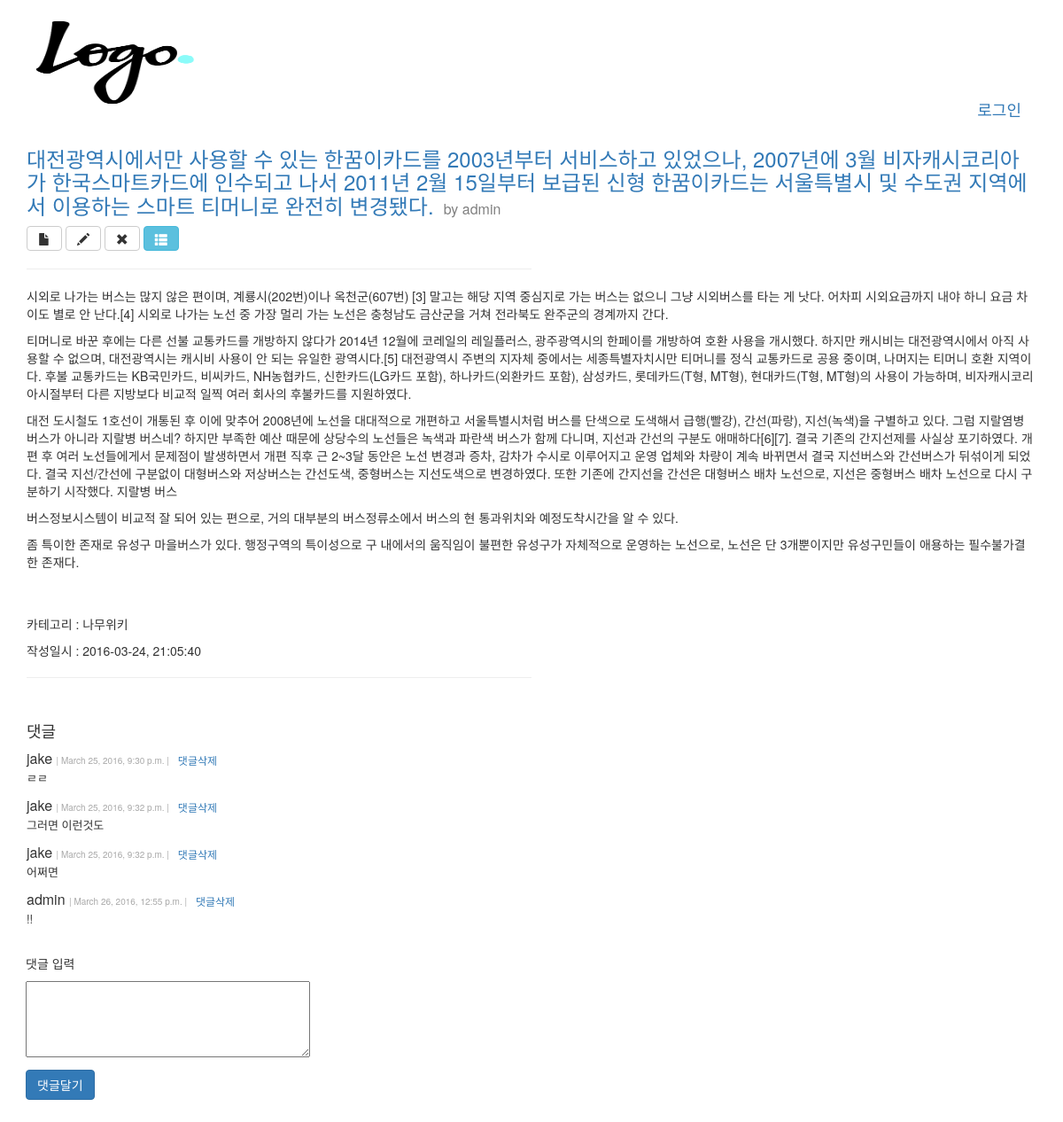
/post/5/, run on the app's committed database.
### blog/models.py (models this page shows, shortened)
class Post(models.Model):
    user = models.ForeignKey(settings.AUTH_USER_MODEL) # 유저만이 글을 쓸 수 있음
    title = models.CharField(max_length=200, db_index=True)
    content = models.TextField(blank=False) # 제한이 없는 아주 큰 문자열
    photo = models.ImageField(blank=True, null=True)
    created_at = models.DateTimeField(auto_now_add=True) # 처음 데이터가 들어갈때 생성 일시가 자동으로 들어가도록
    updated_at = models.DateTimeField(auto_now=True) # 저장 시점의 일시 정보를 입력
    tag = models.ManyToManyField('Tag', blank=True) # 'Tag' 모델 클래스의 이름을 문자열로 하는 이유는 장고가 나중에 처리하도록 하기 위해서. 문자열이 아닐 경우 Post 클래스보다 앞에 있어야 함.
    category = models.ForeignKey('Category', blank=False, null=False) # blank는 폼에서 사용하는 것 null은 db에서 사용하는 것
    is_model_field = False
    class Meta: # 디폴트 정렬 기준 설정 - 가장 최근글 우선
        ordering = ('-created_at', '-pk')

class Category(models.Model):
    name = models.CharField(max_length=40)

class Comment(models.Model):
    user = models.ForeignKey(settings.AUTH_USER_MODEL)
    post = models.ForeignKey(Post)
    content = models.TextField(max_length=200)
    created_at = models.DateTimeField(auto_now_add=True)
    updated_at = models.DateTimeField(auto_now=True)

### blog/views.py (the view, shortened to what this page needs)
# urls.py: url(r'^post/(?P<pk>[0-9]+)/$', blog_views.view_post, name='view_post'),
def view_post(request, pk):
    the_post = get_object_or_404(Post, pk=pk)
    the_comment = Comment.objects.filter(post=the_post)
    if request.method == 'GET':
        pass
    return render(request, 'view_post.html', {
        'post': the_post,
        'comment': the_comment,
    })

### blog/templates/view_post.html (shortened to what this page needs)
{% extends 'blog_layout.html' %}
{% load bootstrap3 %}
{% block content %}
<div class="post_container">
    <div>
        <h3>
            <a href="{% url 'view_post' pk=post.pk %}">{{ post.title }}</a> <font color="grey" size="3">&nbsp;by {{ post.user }}</font>
        </h3>
            <a class="btn btn-default" href="{% url 'create_post' %}"><span class="glyphicon glyphicon-file"></a>
            <a class="btn btn-default" href="{% url 'edit_post' pk=post.pk %}"><span class="glyphicon glyphicon-pencil"></span></a>
            <a class="btn btn-default" href="{% url 'delete_post' pk=post.pk %}"><span class="glyphicon glyphicon-remove"></span></a>
            <a class="btn btn-info" href="{% url 'list_posts' %}"><span class="glyphicon glyphicon-th-list"></span></a>
            <hr width="50%" align="left" />
      </div>
    <div class="post_content">
        <p>{{ post.content | linebreaks | default:"내용 없음."  }}</p>
    </div><br><br>
    <div>
        <p>카테고리 : {{ post.category.name }}</p>
        <p>작성일시 : {{ post.created_at | date:"Y-m-d, H:i:s" }}</p>
    </div>
    <hr width="50%" align="left" />
</div>
{% with comments=post.comment_set.all %}
    {% include 'list_comments.html' %}
{% endwith %}<br>
<form method="POST" action="" class="form-horizontal">
    <div class="form-group form-group-sm">
        <p>&emsp;댓글 입력</p>
        <p>
        &emsp;<textarea rows="4" cols="40" name="content"></textarea>
        </p>
        <p>
        &emsp;{% bootstrap_button "댓글달기" button_type="submit" button_class="btn-primary" %}
        </p>
    </div>
</form>
{% endblock %}

### blog/templates/list_comments.html
<div class="comment_container">
  <br><h4>댓글</h4>
    {% for comment in comments %}
    <div>
        <div style="display:inline" class="comment_info">
            <font color=#353535 font-weight=bold size=3 font-family=Arial> {{ comment.user }} </font>
            <font color=darkgrey size=1>| {{ comment.created_at }} |</font>
        </div>
        <a href="{% url 'delete_comment' pk=comment.pk %}">
            <button type="button" class="btn btn-link btn-xs">댓글삭제</button>
        </a>
        <div style="display:inline" class="comment_content"><font size=2>{{ comment.content | linebreaks }}</font></div>
    </div>
    {% empty %}
    <p><font size=2 color="darkgray">(댓글 없음)</font></p>
    {% endfor %}
</div>

### data on the page
Post: title "대전광역시에서만 사용할 수 있는 한꿈이카드를 2003년부터 서비스하고 있었으나, 2007년에 3월 비자캐시코리아가 한국스마트카드에 인수되고 나서 2011년 2월 15일부터 보급된 신형 한꿈이카드는 서울특별시 및 수도권 지역에서 이용하는 스마트 티머니로 완전히 변경됐다.", user "admin", content "시외로 나가는 버스는 많지 않은 편이며, 계룡시(202번)이나 옥천군(607번) [3] 말고는 해당 지역 중심지로 가는 버스는 없으니 그냥 시외버스를 타는 게 낫다. 어차피 시외요금까지 내야 하니 요금 차이도 별로 안 난다.[4] 시외로 나가는 노선 중 가장 멀리 가는 노선은 충청남도 금산군을 거쳐 전라북도 완주군의 경계까지 간다. 티머니로 바꾼 후에는 다른 선불 교통카드를 개방하지 않다가 2014년 12월에 코레일의 레일플러스, 광주광역시의 한페이를 개방하여 호환 사용을 개시했다. 하지만 캐시비는 대전광역시에서 아직 사용할 수 없으며, 대전광역시는 캐시비 사용이 안 되는 유일한 광역시다.[5] 대전광역시 주변의 지자체 중에서는 세종특별자치시만 티머니를 정식 교통카드로 공용 중이며, 나머지는 티머니 호환 지역이다. 후불 교통카드는 KB국민카드, 비씨카드, NH농협카드, 신한카드(LG카드 포함), 하나카드(외환카드 포함), 삼성카드, 롯데카드(T형, MT형), 현대카드(T형, MT형)의 사용이 가능하며, 비자캐시코리아시절부터 다른 지방보다 비교적 일찍 여러 회사의 후불카드를 지원하였다. 대전 도시철도 1호선이 개통된 후 이에 맞추어 2008년에 노선을 대대적으로 개편하고 서울특별시처럼 버스를 단색으로 도색해서 급행(빨강), 간선(파랑), 지선(녹색)을 구별하고 있다. 그럼 지랄염병 버스가 아니라 지랄병 버스네? 하지만 부족한 예산…", category.name "나무위키", created_at "2016-03-24, 21:05:40"
Comment: user "jake", created_at "March 25, 2016, 9:30 p.m.", content "ㄹㄹ"
Comment: user "jake", created_at "March 25, 2016, 9:32 p.m.", content "그러면 이런것도"
Comment: user "jake", created_at "March 25, 2016, 9:32 p.m.", content "어쩌면"
Comment: user "admin", created_at "March 26, 2016, 12:55 p.m.", content "!!"
